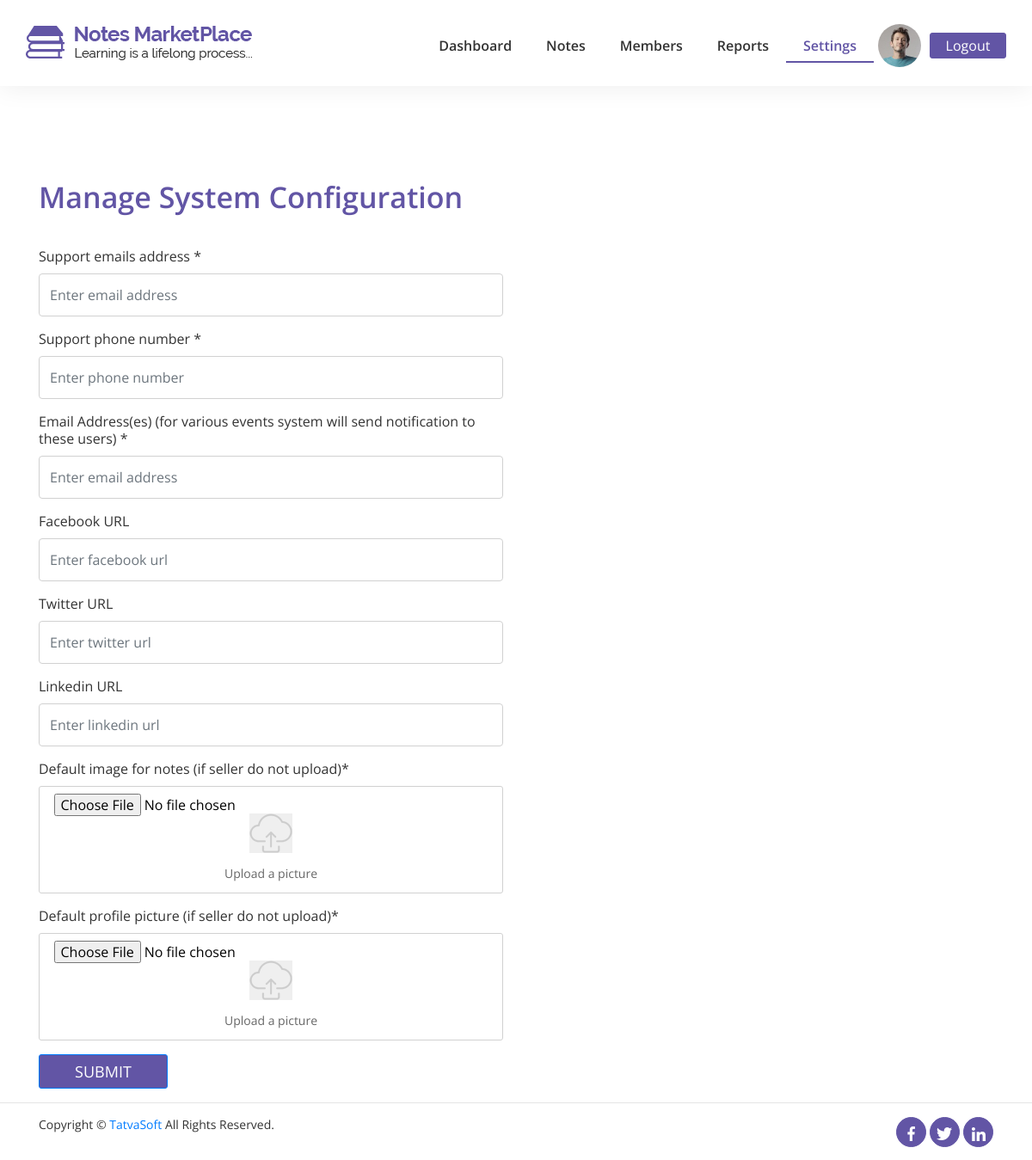
/admin/manage_system_configuration.php (signed in), run on an earlier commit of the app's database.
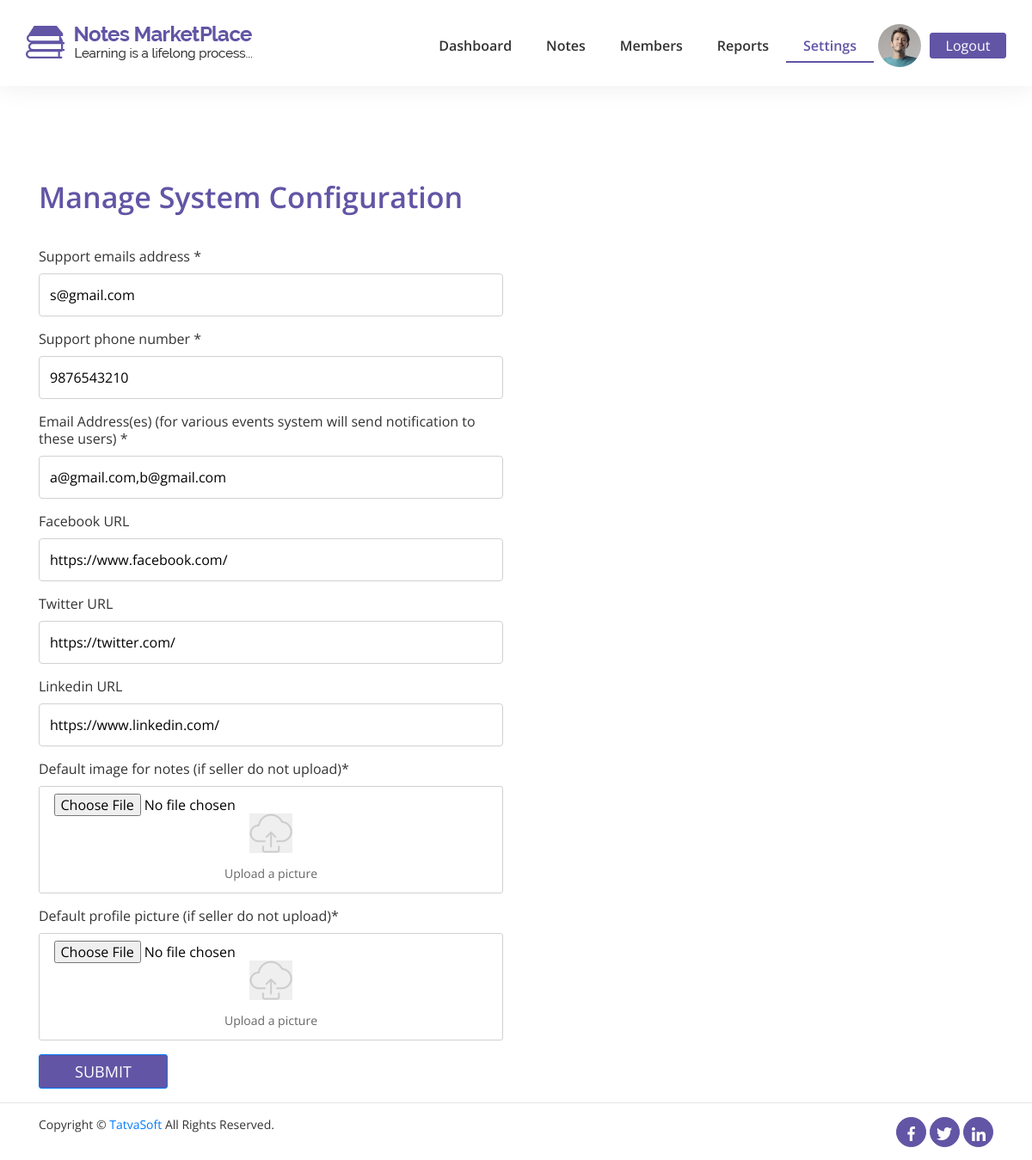
And on a later commit of the database.
### tables this page shows
CREATE TABLE `systemconfigurations` (
  `ID` int(11) NOT NULL,
  `KeyName` varchar(100) NOT NULL,
  `Value` varchar(255) NOT NULL,
  `CreatedDate` datetime DEFAULT current_timestamp(),
  `CreatedBy` int(11) DEFAULT NULL,
  `ModifiedDate` datetime DEFAULT NULL,
  `ModifiedBy` int(11) DEFAULT NULL,
  `IsActive` bit(1) NOT NULL DEFAULT b'1'
);

### admin/manage_system_configuration.php (the view, shortened to what this page needs)
<?php
include '../php/dbcon.php';
                ?>
                <?php
$sel1 = mysqli_query($con,"select Value from systemconfigurations Where ID=1");
$sel2 = mysqli_query($con,"select Value from systemconfigurations Where ID=2");
$sel3 = mysqli_query($con,"select Value from systemconfigurations Where ID=3");
$sel4 = mysqli_query($con,"select Value from systemconfigurations Where ID=4");
$sel5 = mysqli_query($con,"select Value from systemconfigurations Where ID=5");
$sel6 = mysqli_query($con,"select Value from systemconfigurations Where ID=6");
$re1 = mysqli_fetch_assoc($sel1);
$re2 = mysqli_fetch_assoc($sel2);
$re3 = mysqli_fetch_assoc($sel3);
$re4 = mysqli_fetch_assoc($sel4);
$re5 = mysqli_fetch_assoc($sel5);
$re6 = mysqli_fetch_assoc($sel6);
?>
<!DOCTYPE html>
<html lang="en">
<?php include '../php/front-header-admin.php'; ?>
    <div class="container">
        <form method="post" enctype="multipart/form-data" action="<?php echo htmlentities($_SERVER['PHP_SELF']); ?>">
            <div class="user-heading">
                <h3>Manage System Configuration</h3>
            </div>
            <div class="row">
                <div class="col-md-6">
                    <div class="form-group">
                        <label for="exampleInputEmail1">Support emails address *</label>
                        <input type="email" class="form-control" id="exampleInputEmail1" aria-describedby="emailHelp" placeholder="Enter email address" required name="semail" value="<?php echo $re1['Value'] ?>">
                    </div>
                    <div class="form-group">
                        <label for="exampleInputfname">Support phone number *</label>
                        <input type="text" class="form-control" id="exampleInputfname" placeholder="Enter phone number" required name="sphone" pattern="[0-9]{0,10}" title="Phone number must have 10 digits" value="<?php echo $re2['Value'] ?>">
                    </div>
                    <div class="form-group">
                        <label for="exampleInputEmail1">Email Address(es) (for various events system will send notification to these users) *</label>
                        <input type="email" class="form-control" id="exampleInputEmail1" aria-describedby="emailHelp" placeholder="Enter email address" required multiple name="emails" value="<?php echo $re3['Value'] ?>">
                    </div>
                    <div class="form-group">
                        <label for="exampleInputfname">Facebook URL</label>
                        <input type="text" class="form-control" id="exampleInputfname" placeholder="Enter facebook url" name="furl" value="<?php echo $re4['Value'] ?>">
                    </div>
                    <div class="form-group">
                        <label for="exampleInputfname">Twitter URL</label>
                        <input type="text" class="form-control" id="exampleInputfname" placeholder="Enter twitter url" name="turl" value="<?php echo $re5['Value'] ?>">
                    </div>
                    <div class="form-group">
                        <label for="exampleInputfname">Linkedin URL</label>
                        <input type="text" class="form-control" id="exampleInputfname" placeholder="Enter linkedin url" name="lurl" value="<?php echo $re6['Value'] ?>">
                    </div>
                    <div class="form-row">
                        <div class="form-group col-md-12">
                            <label for="exampleInputfname">Default image for notes (if seller do not upload)*</label>
                            <div class="upload-custom">
                                <button onclick="document.getElementById('getFile').click()">
                                    <img src="../images/icons/upload-file.png">
                                </button>
                                <input type="file" id="getnote" style="border:none;width:70%;margin-left:-7%;" required name="np">
                                <p class="text-center">Upload a picture</p>
                            </div>
                        </div>
                    </div>
                    <div class="form-row">
                        <div class="form-group col-md-12">
                            <label for="exampleInputfname">Default profile picture (if seller do not upload)*</label>
                            <div class="upload-custom">
                                <button onclick="document.getElementById('getFile').click()">
                                    <img src="../images/icons/upload-file.png">
                                </button>
                                <input type="file" id="getprofile" style="border:none;width:70%;margin-left:-7%;" required name="pp">
                                <p class="text-center">Upload a picture</p>
                            </div>
                        </div>
                    </div>
                </div>
            </div>
            <button type="submit" class="btn btn-primary " id="submit-btn-user" name="submit">SUBMIT</button>
        </form>
    </div>
 <?php include '../php/footer.php'; ?>
</html>

What changed in the data, as far as the page shows it:
added systemconfigurations: semail "s@gmail.com"
added systemconfigurations: sphone "9876543210"
added systemconfigurations: emails "a@gmail.com,b@gmail.com"
added systemconfigurations: furl "https://www.facebook.com/"
added systemconfigurations: turl "https://twitter.com/"
added systemconfigurations: lurl "https://www.linkedin.com/"
